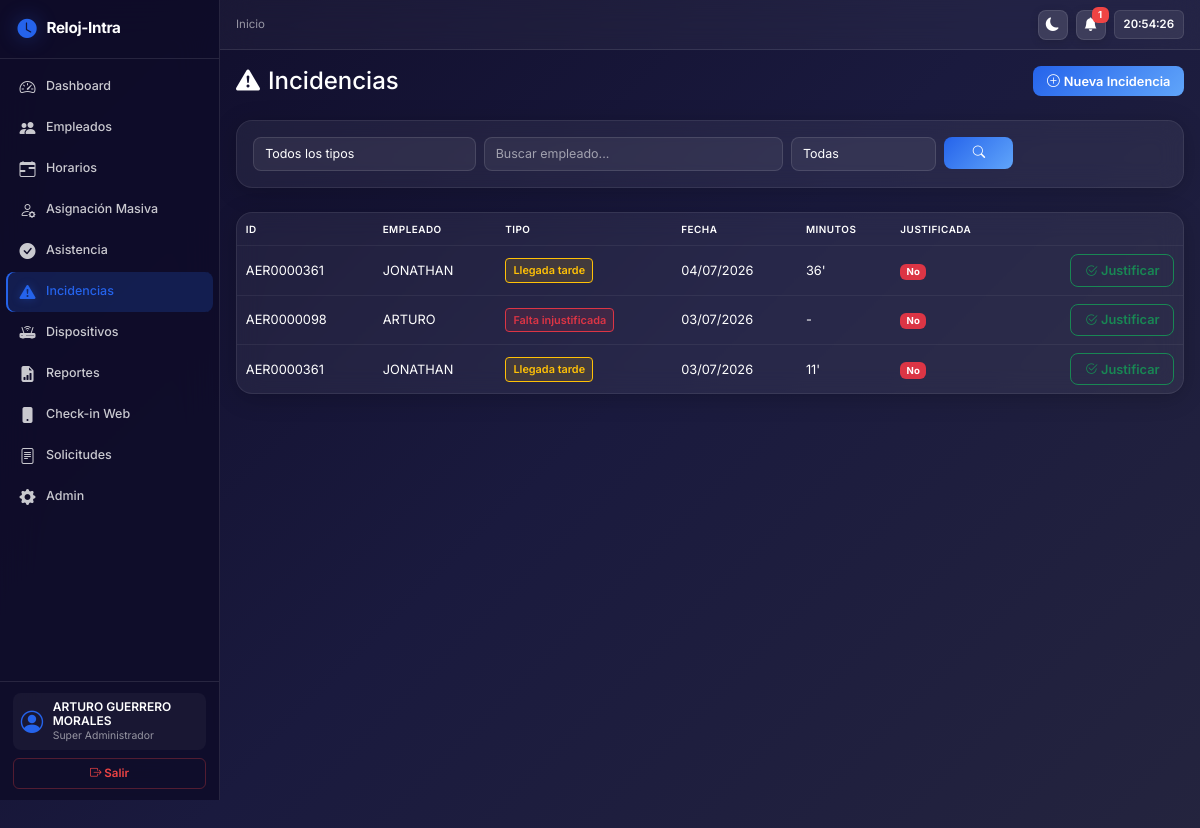
The page /incidencias/ (signed in) on the database its author committed.
### apps/cuentas/models.py (models this page shows, shortened)
class Usuario(AbstractUser):
    ROLES = [
        ('normal', 'Normal'),
        ('admin', 'Administrador'),
        ('superadmin', 'Super Administrador'),
    ]
    rol = models.CharField('Rol', max_length=20, choices=ROLES, default='normal')
    debe_cambiar_password = models.BooleanField('Debe cambiar contraseña', default=False)
    class Meta:
        verbose_name = 'Usuario'
        verbose_name_plural = 'Usuarios'
        db_table = 'usuarios'

### apps/incidencias/models.py (models this page shows, shortened)
class RegistroIncidencia(models.Model):
    empleado = models.ForeignKey(
        'empleados.Empleado', on_delete=models.CASCADE,
        related_name='incidencias', verbose_name='Empleado'
    )
    tipo = models.ForeignKey(
        TipoIncidencia, on_delete=models.CASCADE,
        related_name='registros', verbose_name='Tipo'
    )
    fecha = models.DateField('Fecha')
    minutos = models.IntegerField('Minutos', default=0,
        help_text='Duración en minutos (aplica para retardos)')
    descripcion = models.TextField('Descripción', blank=True, default='')
    justificada = models.BooleanField('Justificada', default=False)
    justificacion = models.TextField('Justificación', blank=True, default='')
    atendida_por = models.ForeignKey(
        settings.AUTH_USER_MODEL, on_delete=models.SET_NULL,
        null=True, blank=True, verbose_name='Atendida por'
    )
    creado_en = models.DateTimeField('Creado en', auto_now_add=True)
    actualizado_en = models.DateTimeField('Actualizado en', auto_now=True)
    class Meta:
        verbose_name = 'Registro de incidencia'
        verbose_name_plural = 'Registros de incidencias'
        db_table = 'registros_incidencia'
        ordering = ['-fecha', '-creado_en']
        indexes = [
            models.Index(fields=['empleado', 'fecha']),
            models.Index(fields=['justificada']),
        ]

class TipoIncidencia(models.Model):
    codigo = models.CharField('Código', max_length=20, unique=True)
    nombre = models.CharField('Nombre', max_length=100)
    descripcion = models.TextField('Descripción', blank=True, default='')
    color = models.CharField('Color (hex)', max_length=7, default='#FF0000',
                             help_text='Color en formato #RRGGBB')
    icono = models.CharField('Icono', max_length=50, blank=True, default='',
                             help_text='Clase de icono de Bootstrap')
    es_automatica = models.BooleanField('Es automática', default=False,
        help_text='Si es detectada automáticamente por el sistema (llt, finj)')
    requiere_justificacion = models.BooleanField('Requiere justificación', default=True)
    orden = models.PositiveIntegerField('Orden', default=0)
    class Meta:
        verbose_name = 'Tipo de incidencia'
        verbose_name_plural = 'Tipos de incidencia'
        db_table = 'tipos_incidencia'
        ordering = ['orden', 'codigo']

### apps/empleados/models.py (models this page shows, shortened)
class Empleado(models.Model):
    ESTATUS = [
        ('activo', 'Activo'),
        ('inactivo', 'Inactivo'),
        ('renuncia', 'Renuncia'),
    ]
    TIPO_EMPLEADO = [
        ('empleado', 'Empleado'),
        ('admin', 'Administrador'),
        ('superadmin', 'Super Administrador'),
    ]
    TIPO_VERIFICACION = [
        ('huella', 'Huella'),
        ('facial', 'Facial'),
        ('ambos', 'Huella y Facial'),
    ]
    GENERO = [
        ('masculino', 'Masculino'),
        ('femenino', 'Femenino'),
        ('otro', 'Otro'),
    ]
    id_original = models.CharField('ID original', max_length=20, unique=True,
                                   help_text='Código del empleado ej: AER015')
    nombre = models.CharField('Nombre(s)', max_length=100)
    apellidos = models.CharField('Apellidos', max_length=200, default='')
    departamento = models.ForeignKey(
        'organizacion.Departamento', on_delete=models.SET_NULL,
        null=True, blank=True, verbose_name='Departamento'
    )
    cargo = models.ForeignKey(
        Cargo, on_delete=models.SET_NULL,
        null=True, blank=True, verbose_name='Cargo'
    )
    tipo_empleado = models.CharField('Tipo de empleado', max_length=20, choices=TIPO_EMPLEADO, default='empleado')
    telefono = models.CharField('Teléfono', max_length=20, blank=True, default='')
    email = models.EmailField('Correo electrónico', blank=True, default='')
    estatus = models.CharField('Estatus', max_length=20, choices=ESTATUS, default='activo')
    fecha_ingreso = models.DateField('Fecha de contratación', null=True, blank=True)
    fecha_renuncia = models.DateField('Fecha de renuncia', null=True, blank=True)
    fecha_recontratacion = models.DateField('Fecha de recontratación', null=True, blank=True)
    user = models.OneToOneField(
        settings.AUTH_USER_MODEL, on_delete=models.SET_NULL,
        null=True, blank=True, verbose_name='Usuario del sistema'
    )
    nss = models.CharField('NSS', max_length=20, blank=True, default='')
    ciudad = models.CharField('Ciudad', max_length=100, blank=True, default='')
    cp = models.CharField('Código Postal', max_length=10, blank=True, default='')
    nacionalidad = models.CharField('Nacionalidad', max_length=100, blank=True, default='')
    genero = models.CharField('Género', max_length=20, choices=GENERO, blank=True, default='')
    id_en_dispositivo = models.CharField('ID en scanner', max_length=50, blank=True, default='',
                                         help_text='ID del empleado dentro del dispositivo ZKTeco')
    tipo_verificacion_scanner = models.CharField(
        'Tipo verificación', max_length=20, choices=TIPO_VERIFICACION,
        default='facial', help_text='Huella, facial o ambos'
    )
    foto = models.ImageField('Foto', upload_to='fotos/', blank=True,
        validators=[FileExtensionValidator(allowed_extensions=['jpg', 'jpeg', 'png'])])
    pendiente_push = models.BooleanField('Pendiente de push al escáner', default=False,
                                         help_text='Si está activo, el dato se enviará al escáner en la próxima solicitud getrequest')
    creado_en = models.DateTimeField('Creado en', auto_now_add=True)
    actualizado_en = models.DateTimeField('Actualizado en', auto_now=True)
    class Meta:
        verbose_name = 'Empleado'
        verbose_name_plural = 'Empleados'
        db_table = 'empleados'
        ordering = ['nombre']
        indexes = [
            models.Index(fields=['estatus']),
            models.Index(fields=['departamento']),
        ]

### apps/incidencias/views.py (the view)
# urls.py: path('', views.lista_incidencias, name='lista-incidencias'),
@login_required
def lista_incidencias(request):
    tipo = request.GET.get('tipo', '')
    empleado = request.GET.get('empleado', '')
    justificada = request.GET.get('justificada', '')
    qs = RegistroIncidencia.objects.select_related('empleado', 'tipo', 'atendida_por')
    if tipo:
        qs = qs.filter(tipo__codigo=tipo)
    if empleado:
        qs = qs.filter(Q(empleado__id_original__icontains=empleado) |
                       Q(empleado__nombre__icontains=empleado))
    if justificada in ('si', 'no'):
        qs = qs.filter(justificada=(justificada == 'si'))
    qs = qs.order_by('-fecha', '-creado_en')[:100]
    tipos = TipoIncidencia.objects.all().order_by('orden', 'codigo')
    return render(request, 'incidencias/lista.html', {
        'incidencias': qs,
        'tipos': tipos,
        'filtro_tipo': tipo,
        'filtro_empleado': empleado,
        'filtro_justificada': justificada,
    })

### templates/incidencias/lista.html (shortened to what this page needs)
{% extends 'base.html' %}
{% block content %}
<div class="d-flex justify-content-between align-items-center mb-4">
    <h4 class="mb-0"><i class="bi bi-exclamation-triangle-fill me-2"></i>Incidencias</h4>
    <a href="{% url 'nueva-incidencia' %}" class="btn btn-primary btn-sm"><i class="bi bi-plus-circle me-1"></i>Nueva Incidencia</a>
</div>
<div class="card mb-4">
    <div class="card-body">
        <form method="get" class="row g-2">
            <div class="col-md-3">
                <select name="tipo" class="form-select">
                    <option value="">Todos los tipos</option>
                </select>
            </div>
            <div class="col-md-4">
                <input type="text" name="empleado" class="form-control" placeholder="Buscar empleado..." value="{{ filtro_empleado }}">
            </div>
            <div class="col-md-2">
                <select name="justificada" class="form-select">
                    <option value="">Todas</option>
                </select>
            </div>
            <div class="col-md-1">
                <button class="btn btn-primary w-100"><i class="bi bi-search"></i></button>
            </div>
        </form>
    </div>
</div>
<div class="card">
    <div class="card-body p-0">
        <div class="table-responsive">
            <table class="table table-hover mb-0">
                <thead>
                    <tr><th>ID</th><th>Empleado</th><th>Tipo</th><th>Fecha</th><th>Minutos</th><th>Justificada</th><th></th></tr>
                </thead>
                <tbody>
                    {% for inc in incidencias %}
                    <tr>
                        <td>{{ inc.empleado.id_original }}</td>
                        <td>{{ inc.empleado.nombre }}</td>
                        <td><span class="incidencia-badge" style="background:{{ inc.tipo.color }}22;color:{{ inc.tipo.color }};border:1px solid {{ inc.tipo.color }}">{{ inc.tipo.nombre }}</span></td>
                        <td>{{ inc.fecha|date:'d/m/Y' }}</td>
                        <td>{% if inc.minutos %}{{ inc.minutos }}'{% else %}-{% endif %}</td>
                        <td>
                            {% if inc.justificada %}
                            <span class="badge bg-success">Sí</span>
                            {% else %}
                            <span class="badge bg-danger">No</span>
                            {% endif %}
                        </td>
                        <td class="text-end">
                            {% if not inc.justificada %}
                            <a href="{% url 'justificar-incidencia' inc.id %}" class="btn btn-sm btn-outline-success"><i class="bi bi-check2-circle"></i> Justificar</a>
                            {% endif %}
                        </td>
                    </tr>
                    {% empty %}
                    <tr><td colspan="7" class="text-center text-muted py-4">Sin incidencias registradas</td></tr>
                    {% endfor %}
                </tbody>
            </table>
        </div>
    </div>
</div>
{% endblock %}

### templates/base.html (shortened to what this page needs)
<!DOCTYPE html>
<html lang="es-mx">
<head>
    <link href="https://cdn.jsdelivr.net/npm/bootstrap@5.3.3/dist/css/bootstrap.min.css" rel="stylesheet">
    <link rel="stylesheet" href="https://cdn.jsdelivr.net/npm/bootstrap-icons@1.11.3/font/bootstrap-icons.min.css">
    <link href="https://unpkg.com/aos@2.3.1/dist/aos.css" rel="stylesheet">
    <link rel="stylesheet" href="/static/css/style.css">
</head>
<body>
    {% if user.is_authenticated %}
    <nav class="sidebar" id="sidebar" {% if not request.resolver_match.url_name == 'login' %}data-aos="fade-right" data-aos-duration="600"{% endif %}>
        <div class="sidebar-header">
            <i class="bi bi-clock-fill"></i>
            <span class="sidebar-brand">Reloj-Intra</span>
        </div>
        <ul class="nav flex-column flex-grow-1">
            <li class="nav-item">
                <a class="nav-link {% if request.resolver_match.url_name == 'dashboard' %}active{% endif %}" href="{% url 'dashboard' %}">
                    <i class="bi bi-speedometer2"></i>
                    <span>Dashboard</span>
                </a>
            </li>
            {% if user.rol != 'normal' %}
            <li class="nav-item">
                <a class="nav-link {% if 'empleados' in request.path %}active{% endif %}" href="{% url 'lista-empleados' %}">
                    <i class="bi bi-people-fill"></i>
                    <span>Empleados</span>
                </a>
            </li>
            <li class="nav-item">
                <a class="nav-link {% if 'horarios' in request.path %}active{% endif %}" href="{% url 'lista-horarios' %}">
                    <i class="bi bi-calendar-range"></i>
                    <span>Horarios</span>
                </a>
            </li>
            <li class="nav-item">
                <a class="nav-link {% if 'asignacion-masiva' in request.path %}active{% endif %}" href="{% url 'asignacion-masiva' %}">
                    <i class="bi bi-person-gear"></i>
                    <span>Asignación Masiva</span>
                </a>
            </li>
            <li class="nav-item">
                <a class="nav-link {% if 'asistencia' in request.path %}active{% endif %}" href="{% url 'buscar-asistencia' %}">
                    <i class="bi bi-check-circle-fill"></i>
                    <span>Asistencia</span>
                </a>
            </li>
            <li class="nav-item">
                <a class="nav-link {% if 'incidencias' in request.path %}active{% endif %}" href="{% url 'lista-incidencias' %}">
                    <i class="bi bi-exclamation-triangle-fill"></i>
                    <span>Incidencias</span>
                </a>
            </li>
            <li class="nav-item">
                <a class="nav-link {% if 'dispositivos' in request.path %}active{% endif %}" href="{% url 'lista-dispositivos' %}">
                    <i class="bi bi-router-fill"></i>
                    <span>Dispositivos</span>
                </a>
            </li>
            <li class="nav-item">
                <a class="nav-link {% if 'reportes' in request.path %}active{% endif %}" href="{% url 'lista-reportes' %}">
                    <i class="bi bi-file-earmark-bar-graph-fill"></i>
                    <span>Reportes</span>
                </a>
            </li>
            {% endif %}
            <li class="nav-item">
                <a class="nav-link {% if 'registro' in request.path %}active{% endif %}" href="{% url 'checkin' %}">
                    <i class="bi bi-phone-fill"></i>
                    <span>Check-in Web</span>
                </a>
            </li>
            <li class="nav-item">
                <a class="nav-link {% if 'solicitudes' in request.path %}active{% endif %}" href="{% url 'lista-solicitudes' %}">
                    <i class="bi bi-file-text"></i>
                    <span>Solicitudes</span>
                </a>
            </li>
            {% if user.rol == 'superadmin' or user.is_superuser %}
            <li class="nav-item">
                <a class="nav-link" href="{% url 'admin:index' %}" target="_blank">
                    <i class="bi bi-gear-fill"></i>
                    <span>Admin</span>
                </a>
            </li>
            {% endif %}
        </ul>
        <div class="sidebar-footer">
            <div class="user-info mb-2">
                <i class="bi bi-person-circle"></i>
                <div>
                    <div class="user-name">{{ user.get_full_name|default:user.username }}</div>
                    <div class="user-rol">{{ user.get_rol_display }}</div>
                </div>
            </div>
            <form method="post" action="{% url 'logout' %}">
                <button type="submit" class="btn btn-outline-danger w-100">
                    <i class="bi bi-box-arrow-right"></i> Salir
                </button>
            </form>
        </div>
    </nav>
    <header class="topbar" id="topbar">
        <div class="topbar-left">
            <nav aria-label="breadcrumb">
                <ol class="breadcrumb">
                    <li class="breadcrumb-item"><a href="{% url 'dashboard' %}" style="color: var(--text-muted); text-decoration: none;">Inicio</a></li>
                </ol>
            </nav>
        </div>
        <div class="topbar-right">
            <button class="topbar-btn" onclick="toggleTheme()" title="Cambiar tema">
                <i class="bi bi-moon-fill" id="theme-icon"></i>
            </button>
            <div class="dropdown">
                <button class="topbar-btn position-relative" id="notif-bell" type="button" data-bs-toggle="dropdown" aria-expanded="false">
                    <i class="bi bi-bell-fill"></i>
                    <span class="badge d-none" id="notif-count">0</span>
                </button>
            </div>
            <div class="topbar-clock" id="topbar-clock">--:--:--</div>
        </div>
    </header>
    <main class="main-content" id="mainContent">
    {% else %}
        <div class="container">
    {% endif %}
        {% block content %}{% endblock %}
    {% if user.is_authenticated %}
    </main>
    {% else %}
    </div>
    {% endif %}
</body>
</html>

### rows shown on the page
Usuario: get_full_name "ARTURO GUERRERO MORALES", rol "Super Administrador"
RegistroIncidencia: empleado.id_original "AER0000361", empleado.nombre "JONATHAN", tipo.nombre "Llegada tarde", fecha "04/07/2026", minutos "36", justificada "No"
RegistroIncidencia: empleado.id_original "AER0000098", empleado.nombre "ARTURO", tipo.nombre "Falta injustificada", fecha "03/07/2026", justificada "No"
RegistroIncidencia: empleado.id_original "AER0000361", empleado.nombre "JONATHAN", tipo.nombre "Llegada tarde", fecha "03/07/2026", minutos "11", justificada "No"
